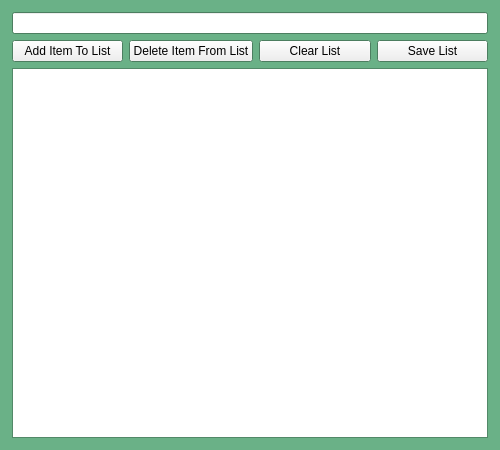
<?xml version="1.0" encoding="UTF-8"?>
<ui version="4.0">
 <class>MainWindow</class>
 <widget class="QMainWindow" name="MainWindow">
  <property name="geometry">
   <rect>
    <x>0</x>
    <y>0</y>
    <width>500</width>
    <height>450</height>
   </rect>
  </property>
  <property name="minimumSize">
   <size>
    <width>500</width>
    <height>450</height>
   </size>
  </property>
  <property name="palette">
   <palette>
    <active>
     <colorrole role="Base">
      <brush brushstyle="SolidPattern">
       <color alpha="255">
        <red>255</red>
        <green>255</green>
        <blue>255</blue>
       </color>
      </brush>
     </colorrole>
     <colorrole role="Window">
      <brush brushstyle="SolidPattern">
       <color alpha="255">
        <red>106</red>
        <green>177</green>
        <blue>135</blue>
       </color>
      </brush>
     </colorrole>
    </active>
    <inactive>
     <colorrole role="Base">
      <brush brushstyle="SolidPattern">
       <color alpha="255">
        <red>255</red>
        <green>255</green>
        <blue>255</blue>
       </color>
      </brush>
     </colorrole>
     <colorrole role="Window">
      <brush brushstyle="SolidPattern">
       <color alpha="255">
        <red>106</red>
        <green>177</green>
        <blue>135</blue>
       </color>
      </brush>
     </colorrole>
    </inactive>
    <disabled>
     <colorrole role="Base">
      <brush brushstyle="SolidPattern">
       <color alpha="255">
        <red>106</red>
        <green>177</green>
        <blue>135</blue>
       </color>
      </brush>
     </colorrole>
     <colorrole role="Window">
      <brush brushstyle="SolidPattern">
       <color alpha="255">
        <red>106</red>
        <green>177</green>
        <blue>135</blue>
       </color>
      </brush>
     </colorrole>
    </disabled>
   </palette>
  </property>
  <property name="windowTitle">
   <string>MainWindow</string>
  </property>
  <property name="whatsThis">
   <string>&lt;html&gt;&lt;head/&gt;&lt;body&gt;&lt;p&gt;wadsasd&lt;/p&gt;&lt;/body&gt;&lt;/html&gt;</string>
  </property>
  <widget class="QWidget" name="centralwidget">
   <layout class="QGridLayout" name="gridLayout">
    <property name="leftMargin">
     <number>12</number>
    </property>
    <property name="topMargin">
     <number>12</number>
    </property>
    <property name="rightMargin">
     <number>12</number>
    </property>
    <property name="bottomMargin">
     <number>12</number>
    </property>
    <item row="1" column="0">
     <widget class="QPushButton" name="addItem_pushButton">
      <property name="text">
       <string>Add Item To List</string>
      </property>
     </widget>
    </item>
    <item row="1" column="1">
     <widget class="QPushButton" name="delleteItem_pushbutton">
      <property name="text">
       <string>Delete Item From List</string>
      </property>
     </widget>
    </item>
    <item row="1" column="2">
     <widget class="QPushButton" name="clearList_pushNutton">
      <property name="text">
       <string>Clear List</string>
      </property>
     </widget>
    </item>
    <item row="1" column="3">
     <widget class="QPushButton" name="Save_Button">
      <property name="text">
       <string>Save List</string>
      </property>
     </widget>
    </item>
    <item row="0" column="0" colspan="4">
     <widget class="QLineEdit" name="AddItem_LineEdit"/>
    </item>
    <item row="2" column="0" colspan="4">
     <widget class="QListWidget" name="myList_lineWidget"/>
    </item>
   </layout>
  </widget>
 </widget>
 <resources/>
 <connections/>
</ui>
